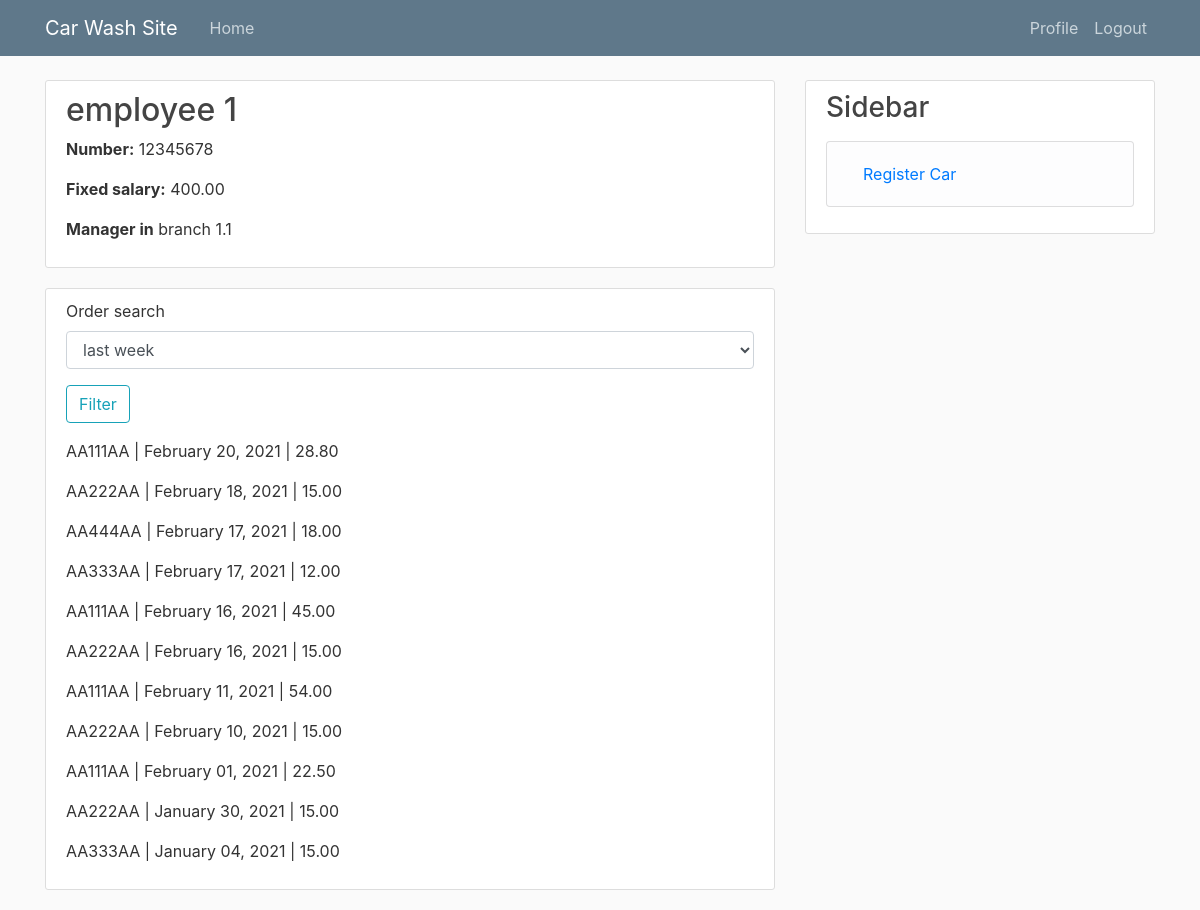
The app's page /employee/detail/ (signed in), older data.
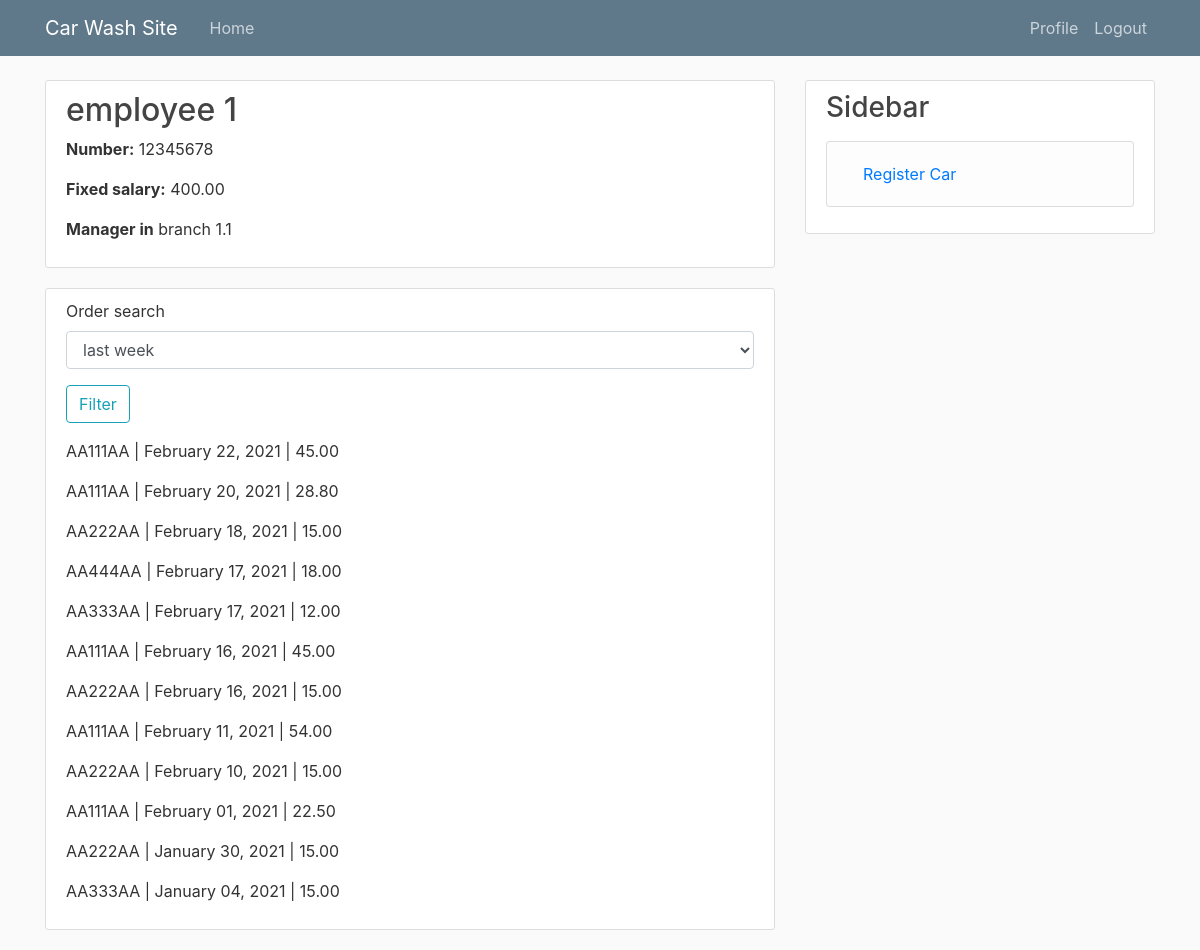
The same page, newer data.
### car_wash_app/models.py (models this page shows, shortened)
class Order(models.Model):
    car = models.ForeignKey(
        to='Car', related_name='orders',
        on_delete=models.PROTECT,
    )
    branch = models.ForeignKey(Branch, on_delete=models.CASCADE, verbose_name=_("Branch"))
    employee = models.ForeignKey(
        to='EmployeeProfile', on_delete=models.SET_NULL,
        null=True, related_name='orders',
    )
    employee_order_percentage = models.IntegerField(_("Employee percetage from order price"))
    coupon = models.ForeignKey(
        to='Coupon', related_name='orders',
        on_delete=models.SET_NULL,
        null=True, blank=True,
    )
    wash_type = models.ForeignKey(
        to='WashType', related_name='orders',
        on_delete=models.PROTECT,
    )
    note = models.TextField(null=True, blank=True, verbose_name=_("Note"))
    price = models.DecimalField(max_digits=4, decimal_places=2, verbose_name=_("Price"))
    created_date = models.DateTimeField(auto_now_add=True, verbose_name=_("Created date"))
    start_date = models.DateTimeField(verbose_name=_('Scheduled time'))
    end_date = models.DateTimeField(verbose_name=_('End time'), null=True, blank=True)
    class Meta:
        verbose_name = _('Order')
        verbose_name_plural = _('Orders')
        unique_together = ['employee', 'start_date']

class Car(models.Model):
    car_type = models.ForeignKey(
        to='CarType',
        on_delete=models.SET_NULL,
        null=True, related_name='cars'
    )
    licence_plate = models.CharField(max_length=20, verbose_name=_("License plate"))
    class Meta:
        verbose_name = _('Car')
        verbose_name_plural = _('Cars')

### car_wash_app/views.py (the view)
# urls.py: path('employee/detail/', user_views.employee_profile, name="employee-detail"),
@login_required
def employee_profile(request: WSGIRequest) -> HttpResponse:
    employee = request.user.employeeprofile
    order_search_form = OrderSearchForm()
    orders = employee.orders.order_by("-start_date")
    earned_money_q = ExpressionWrapper(
        F('price') * F('employee__order_percentage') / Decimal('100.0'),
        output_field=DecimalField())
    def employeeinfo(x):
        employee_info = employee.orders.filter(end_date__lte=timezone.now()) \
            .annotate(earned_per_order=earned_money_q) \
            .aggregate(
            earned_money=Sum(
                'earned_per_order',
                filter=Q(start_date__gte=(timezone.now() - x))
            ),
            washed_amount=Count(
                'id',
                filter=Q(start_date__gte=(timezone.now() - x))
            ))
        return employee_info
    employee_info = {}
    if request.method == "GET":
        order_search_form = OrderSearchForm(request.GET)
        if order_search_form.is_valid():
            data = order_search_form.cleaned_data["order_search"]
            if data == "1":
                orders = employee.orders.filter(start_date__gte=(timezone.now()\
                - datetime.timedelta(weeks=1))).order_by("-start_date")
                employee_info = employeeinfo(datetime.timedelta(days=7))
            elif data == "2":
                orders = employee.orders.filter(start_date__gte=(timezone.now()\
                 - datetime.timedelta(days=30))).order_by("-start_date")
                employee_info = employeeinfo(datetime.timedelta(days=30))
            elif data == "3":
                orders = employee.orders.filter(start_date__gte=(timezone.now()\
                 - datetime.timedelta(days=365))).order_by("-start_date")
                employee_info = employeeinfo(datetime.timedelta(days=365))
    return render(request, 'car_wash_app/employee_detail.html', context={
        "employee": employee,
        "order_search_form": order_search_form,
        "orders": orders,
        **employee_info
    })

### car_wash_app/forms.py
class OrderSearchForm(forms.Form):
    CHOICE = (("1", "last week"), ("2", "last month"), ("3", "last year"))
    order_search = forms.ChoiceField(choices=CHOICE, required=False)

### car_wash_app/models.py (called while the page is built)
    def __str__(self):
        return self.title

### car_wash_app/templates/car_wash_app/employee_detail.html (shortened to what this page needs)
{% extends "car_wash_app/base.html" %}
{% load crispy_forms_tags %}
{% block content %}
<div class = "content-section">
  <h2>{{employee.full_name}}</h2>
  <p><strong> Number:</strong> {{employee.mobile_number}}</p>
  <p><strong>Fixed salary:</strong> {{employee.salary}}</p>
  {% if employee.manager %}
    <p><strong>Manager in</strong> {{employee.branch}}</p>
  {% else %}
    <p><strong>Employee in {{employee.branch}}</strong></p>
  {% endif %}
</div>
<div class = "content-section">
    <div>
    <form method = "GET" action=".">
      {{order_search_form|crispy}}
      <div class = "form-group">
          <button class = "btn btn-outline-info" type = "submit">Filter</button>
      </div>
    </form>
    </div>
    {% for order in orders %}
      <p>{{order.car.licence_plate}} | {{order.start_date|date:"F d, Y"}} | {{order.price}}</p>
    {% endfor %}
</div>
{% endblock content%}

Row changes from the older to the newer data that the page shows:
added Order: car.licence_plate "AA111AA", start_date "February 22, 2021", price "45.00"
